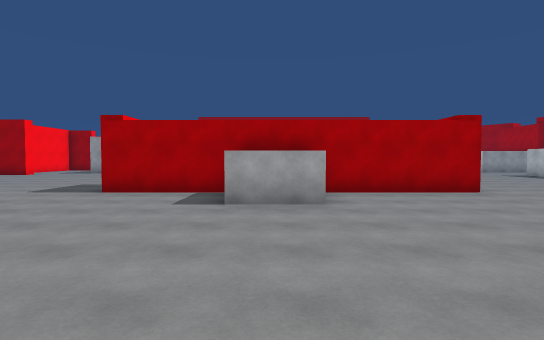
[1] (above)

24 first-person views from a walk through a 3-D level made in the Unity game engine. The camera is 1.5 m above the floor, tilts 2° down and sees 80° across. The floor is counted in squares, 2 m on a side. Each view is taken from the middle of a square. On the plan, view 1 faces up. The plan holds only what a view shows up to about 11 squares ahead; the rest is blank. The place goes on beyond the plan. The player is left out.

[2]
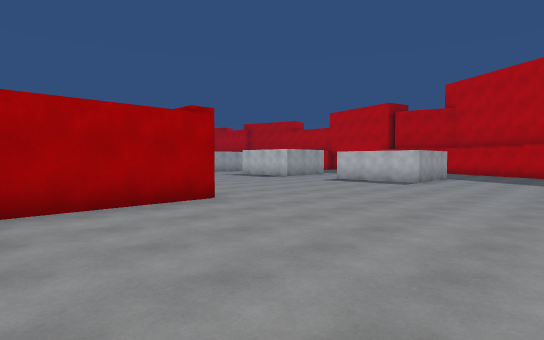

[3]
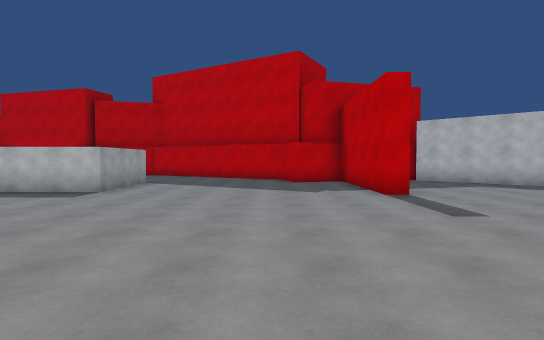

[4]
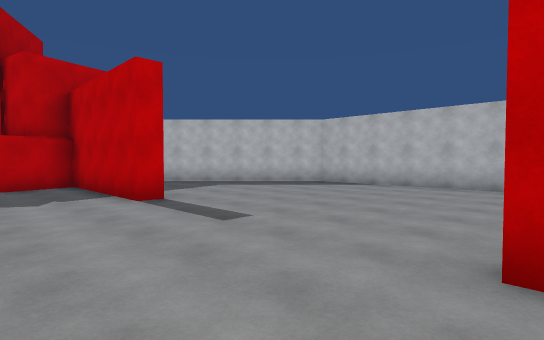

[5]
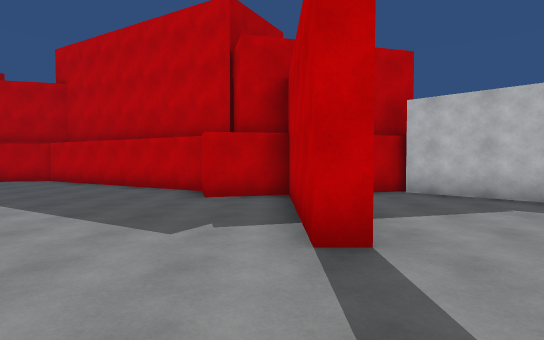

[6]
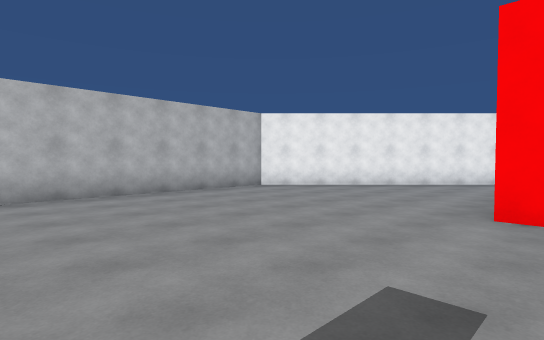

[7]
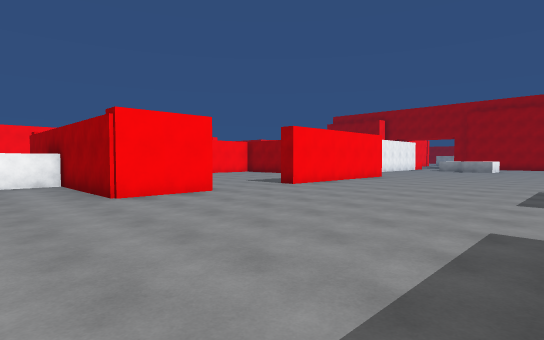

[8]
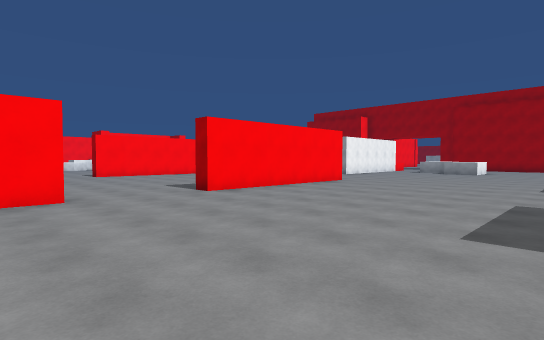

[9]
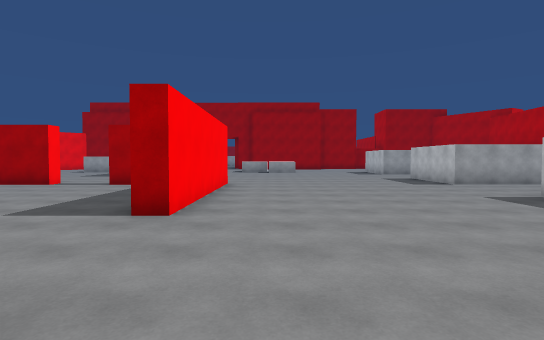

[10]
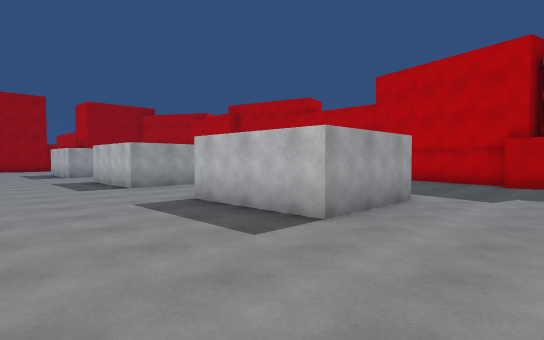

[11]
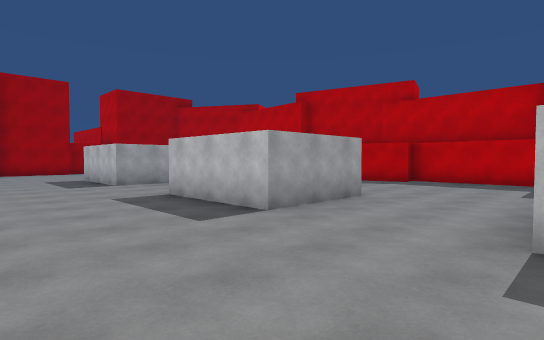

[12]
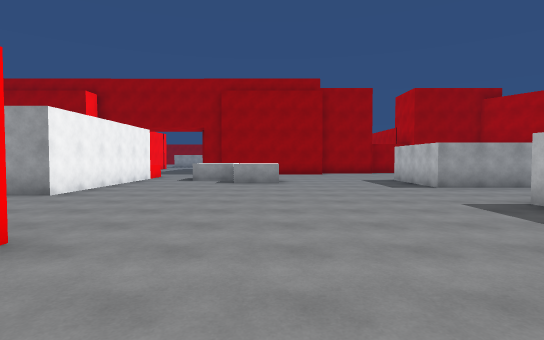

[13]
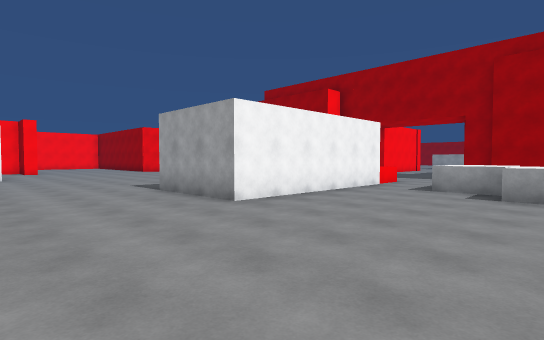

[14]
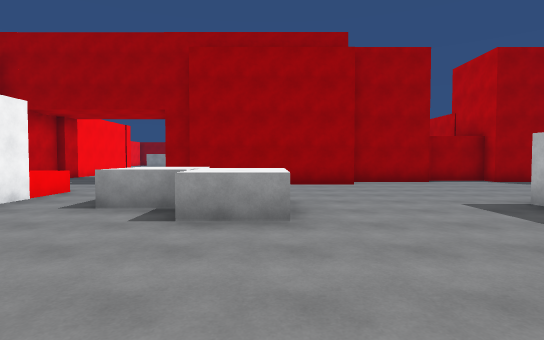

[15]
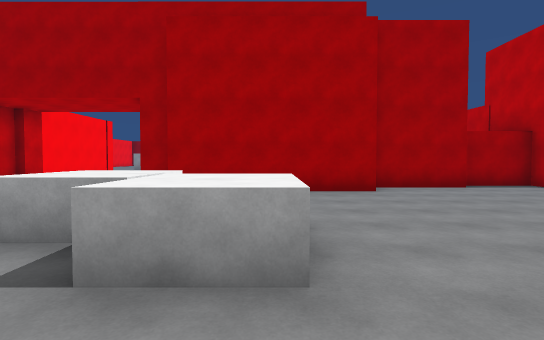

[16]
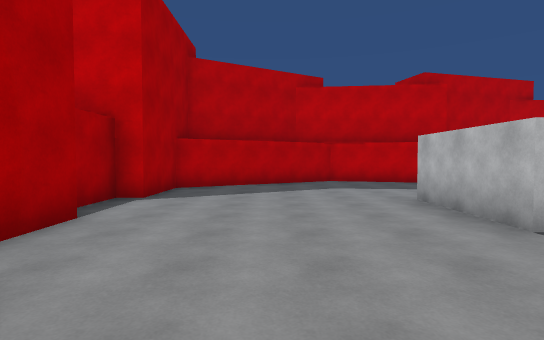

[17]
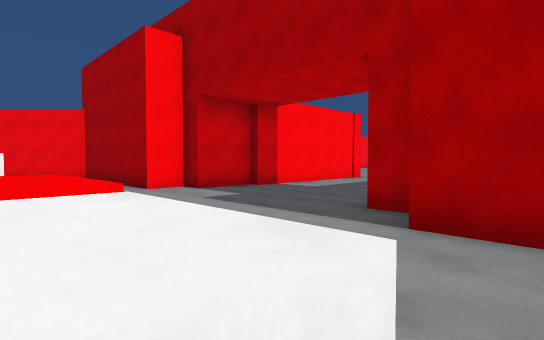

[18]
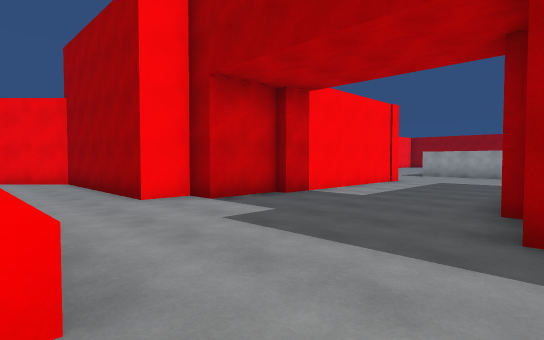

[19]
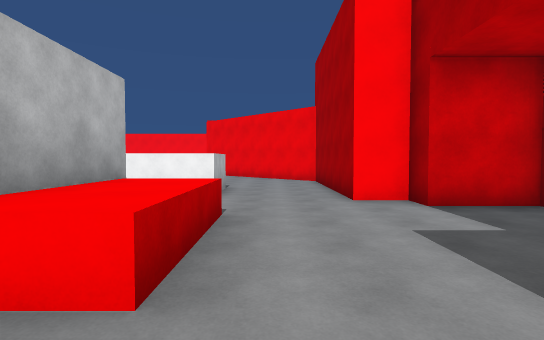

[20]
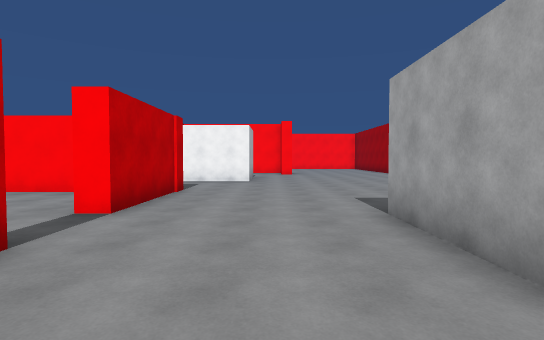

[21]
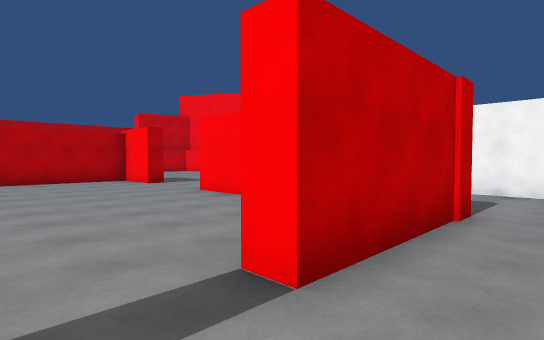

[22]
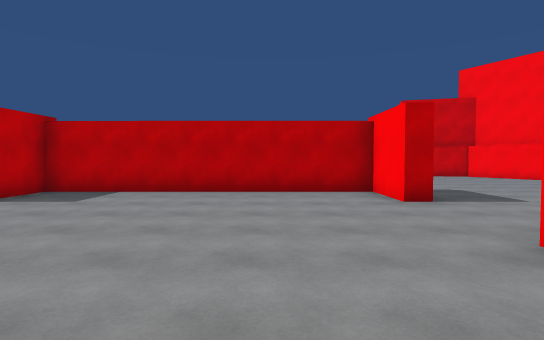

[23]
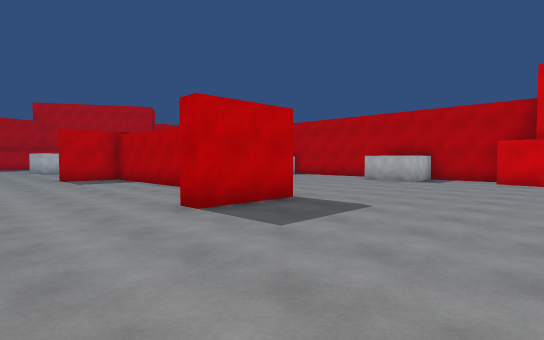

[24]
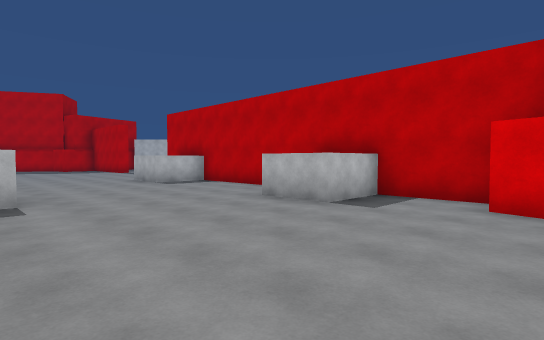

### Floor plan
Points are (right, up) in squares from view 1. A wall is a line through its corners. A room is listed if a view was taken in it or the views show most of it. See-through windows are left out.
Room 1 (views 1, 2, 3, 4, 5, 6, 7, 8, 9, 10, 11, 12, 13, 14, 15, 16, 17, 18, 19, 20, 21, 22, 23, 24)
walls: (4.7, 17.9) (4.7, 12.2) (4.1, 12.2); (2, 17.4) (1.2, 17.4); (-3.3, 15.6) (-3.3, 12.1); (-3.9, 17.8) (-0.4, 17.8) (-0.4, 17.4) (-1.9, 17.4); (14, 17.4) (11.3, 17.4) (11.3, 20.4); (7.2, 24.9) (5.8, 24.9); (14, 11.4) (11.3, 11.4) (11.3, 14.4); (-1, 7.1) (-3.8, 7.1) (-3.8, 9.4) (-3.3, 9.4) (-3.3, 7.7) (4.1, 7.7) (4.1, 9.4) (4.7, 9.4) (4.7, 7.1) (0.9, 7.1) (0.9, 5.9); (0.9, 5.3) (-0.9, 5.3); (13.8, 23.4) (11.3, 23.4) (11.3, 26.3) (14, 26.3); (5.7, 27.8) (5.7, 25.9) (4.2, 25.9); (-0.4, 27) (1.8, 27); (-6.8, 19.4) (-6.8, 17); (2.4, 28.3) (2.4, 21.6) (-0.5, 21.6); (13.9, 5.8) (11.3, 5.8) (11.3, 8.1); (18.5, 18.3) (18.1, 19.4); (19.1, 15.1) (19.1, 18.4); (-4.2, 27.8) (-2.6, 27.8) (-2.6, 26); (9.5, 30.5) (4.5, 30.5); (18.1, 24.3) (18.9, 27) (16.3, 31.5) (14.2, 31.5); (4.4, 31.5) (3.5, 31.5); (2.7, 0.1) (2.7, 1.4) (4, 1.4); (5.4, -0.4) (5.4, -0.9); (12.1, 31.5) (9.6, 31.5); (-0.2, -0.4) (2.2, -0.4); (10.7, -0.9) (10.7, -0.4) (14.7, -0.4) (14.3, 1.3) (15.5, 1.6) (18.8, 7.4) (18, 10.6) (18.6, 10.8) (19.2, 13); (-1.1, 33.2) (-1.1, 31.5) (-1.8, 31.5) (-1.8, 30.5) (-6.8, 30.5) (-8.3, 29); (14.2, 32) (12.2, 32); (-1.2, -2) (3.7, -6.8) (11.4, -6.8) (15.2, -3); (-7, 0.9) (-5.9, 0.6); (-5.9, -0.4) (-3.8, -0.4) (-3.8, 1.4) (-2.1, 1.4); (15.4, -3.2) (15.2, -2.2); (-0.8, 38.9) (-0.8, 33.1)
low walls: (-0.4, 28.3) (2.4, 28.3)

Where each view was taken, in squares from view 1:
view 1: 0 up, 0 right, facing up
view 2: 2 up, 1 right, facing up-right
view 3: 2 up, 4 right, facing right
view 4: 2 up, 5 right, facing down-right
view 5: 0 up, 8 right, facing right
view 6: 0 up, 10 right, facing down-left
view 7: 5 up, 11 right, facing up-left
view 8: 8 up, 11 right, facing up-left
view 9: 8 up, 6 right, facing up
view 10: 9 up, 8 right, facing up-right
view 11: 14 up, 8 right, facing up-right
view 12: 15 up, 7 right, facing up
view 13: 18 up, 7 right, facing up-left
view 14: 21 up, 7 right, facing up
view 15: 23 up, 7 right, facing up
view 16: 29 up, 8 right, facing right
view 17: 27 up, 6 right, facing up-left
view 18: 28 up, 4 right, facing up-left
view 19: 29 up, 4 right, facing left
view 20: 20 up, 4 right, facing left
view 21: 19 up, 1 right, facing down-left
view 22: 15 up, 1 left, facing down
view 23: 12 up, 8 left, facing down-right
view 24: 6 up, 7 left, facing down-right
